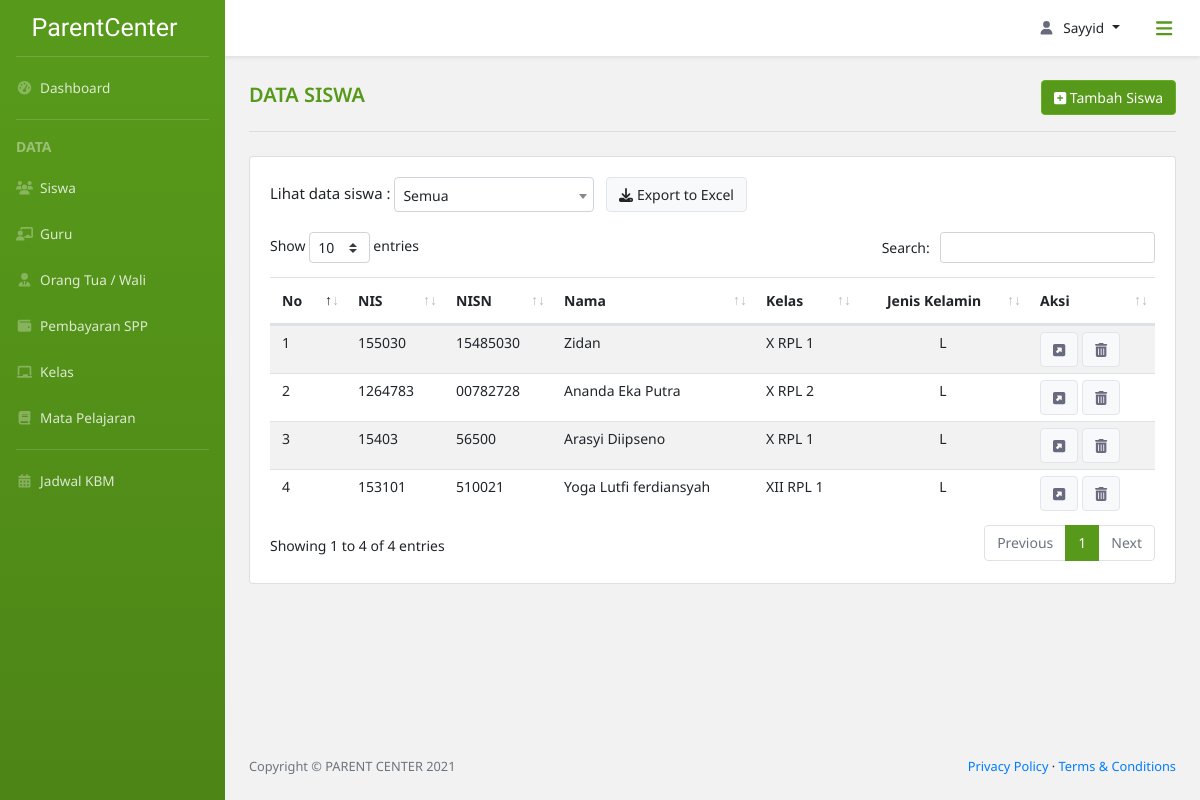
/data_siswa/ (signed in), run on the app's committed database.
### parent_center_app/models.py (models this page shows, shortened)
class Siswa(models.Model):
    nis = models.CharField(max_length=15, null=True)
    nisn = models.CharField(max_length=15, null=True)
    id_siswa = models.CharField(max_length=30,
                                primary_key=True,
                                unique=True,
                                default=custom_siswa,
                                editable=False)
    nama = models.CharField(max_length=50)
    tpt_lahir = models.CharField(max_length=50)
    tgl_lahir = models.DateField(default=date.today)
    agama = models.CharField(max_length=15)
    class jns_kelamin(models.TextChoices):
        P = 'Perempuan'
        L = 'Laki-Laki'
    jns_kelamin = models.CharField(max_length=10,
                                   choices=jns_kelamin.choices,
                                   default=jns_kelamin.L)
    no_tlp = models.CharField(max_length=13, null=True)
    alamat = models.TextField(null=True)
    id_kelas = models.ForeignKey(Kelas, null=True, on_delete=models.SET_NULL)

class Kelas(models.Model):
    id_kelas = models.CharField(max_length=10,
                                primary_key=True,
                                unique=True,
                                default=custom_kelas,
                                editable=False)
    class rentang_kelas(models.TextChoices):
        X = 'X'
        XI = 'XI'
        XII = 'XII'
    kelas = models.CharField(max_length=3,
                             choices=rentang_kelas.choices,
                             default=rentang_kelas.X)
    class jurusan(models.TextChoices):
        TITL = 'Teknik Intalasi Tenaga Listrik'
        TP = 'Teknik Pemesinan'
        TKR = 'Teknik Kendaraan Ringan'
        TKJ = 'Teknik Komputer Jaringan'
        RPL = 'Rekayasa Perangkat Lunak'
        TBSM = 'Teknik dan Bisnis Sepeda Motor'
    jurusan = models.CharField(max_length=30,
                               choices=jurusan.choices,
                               default=jurusan.TITL)
    no_kelas = models.SmallIntegerField(default=1)

### parent_center_app/views.py (the view)
# urls.py: path('data_siswa/', views.dataSiswa, name='data siswa'),
@login_required(login_url='login')
def dataSiswa(request):
    if level_permission(request, ['Admin']) is False:
        return redirect(level_login(request))
    else:
        siswas = Siswa.objects.all()
        kelass = Kelas.objects.all().order_by('kelas', 'jurusan', 'no_kelas')
        context = {
            'title': 'Data Siswa',
            'Siswas': siswas,
            'Kelass': kelass,
        }
        return render(request,
                      'parent_center_app/data_siswa.html',
                      context)

### parent_center_app/views.py (called while the page is built)
def level_permission(current_user, level: list) -> bool:
    if current_user.user.extenduser.user_level in level:
        return True
    else:
        return False

### parent_center_app/templates/parent_center_app/Data_siswa.html (shortened to what this page needs)
{% extends 'parent_center_app/base.html' %}
{% block breadcrumb %}
<div class="row d-flex pt-4 div-tambah">
    <div class="col-lg-7 col-sm-6">
        <div class="div-title">
            <span class="title-content">{{title}}</span>
        </div>
    </div>
    <div class="col-lg-5 col-sm-6 align-self-center text-right">
        <a class="btn btn-light btn-tambah" href="{% url 'tambah siswa' %}"><i class="fas fa-plus-square"></i> Tambah Siswa</a>
    </div>
</div>
<hr class="dropdown-divider hr-title mb-4 mx-4 mt-3">
{% endblock breadcrumb %}
{% block content %}
    <div class="row">
        <div class="col-lg-12">
            <div class="card">
                <div class="card-body card-dashboard">
                    <div class="row mx-0">
                        <div class="col-lg-12 px-0 div-sort">
                            Lihat data siswa :
                            <button class="btn btn-light ml-2 btn-export"><i class="fas fa-download"></i> Export to Excel</button>
                        </div>
                    </div>
                    <div class="table-responsive table-siswa">
                        <table class="table table table-striped table-siswa" id="table-custom">
                            <thead>
                                <tr>
                                    <th scope="col">No</th>
                                    <th scope="col">NIS</th>
                                    <th scope="col">NISN</th>
                                    <th scope="col">Nama</th>
                                    <th scope="col">Kelas</th>
                                    <th scope="col" class="text-center">Jenis Kelamin</th>
                                    <th scope="col">Aksi</th>
                                </tr>
                            </thead>
                            <tbody>
                                {% for siswa in Siswas %}
                                <tr>
                                    <td>{{forloop.counter}}</td>
                                    <td>{{siswa.nis}}</td>
                                    <td>{{siswa.nisn}}</td>
                                    <td>{{siswa.nama}}</td>
                                    <td>
                                        {{siswa.id_kelas.kelas}}
                                            {% if siswa.id_kelas.jurusan == "Rekayasa Perangkat Lunak" %}
                                                RPL
                                            {% elif siswa.id_kelas.jurusan == "Teknik Komputer Jaringan" %}
                                                TKJ
                                            {% elif siswa.id_kelas.jurusan == "Teknik Intalasi Tenaga Listrik" %}
                                                TITL
                                            {% elif siswa.id_kelas.jurusan == "Teknik Pemesinan" %}
                                                TP
                                            {% elif siswa.id_kelas.jurusan == "Teknik Kendaraan Ringan" %}
                                                TKR
                                            {% else %}
                                                TBSM
                                            {% endif %}
                                        {{ siswa.id_kelas.no_kelas }}
                                    </td>
                                    <td class="text-center">
                                        {% if siswa.jns_kelamin == "Laki-Laki" %}
                                            L
                                        {% else %}
                                            P
                                        {% endif %}
                                    </td>
                                    <td>
                                        <a class="btn btn-light" href="{% url 'detail siswa' pk=siswa.pk %}"><i class="fas fa-external-link-square-alt"></i></a>
                                        <button class="btn btn-light" type="button" data-toggle="modal" data-target="#modal_hapus">
                                            <i class="fas fa-trash-alt"></i>
                                        </button>
                                    </td>
                                </tr>
                                {% endfor %}
                            </tbody>
                        </table>
                    </div>
                </div>
            </div>
        </div>
    </div>
{% endblock content %}

### parent_center_app/templates/parent_center_app/base.html (shortened to what this page needs)
{% load static %}
<!DOCTYPE html>
<html lang="en">
    <head>
        <link href="{% static 'parent_center_app/assets/css/bootstrap-toggle.min.css' %}" rel="stylesheet">
        <link href="{% static 'parent_center_app/assets/css/style-custom.css' %}" rel="stylesheet" />
        <link href="{% static 'parent_center_app/assets/css/styles.css' %}" rel="stylesheet" />
        <link rel="stylesheet" type="text/css" href="{% static 'parent_center_app/assets/css/dataTables.bootstrap4.min.css' %}"/>
        <link href="{% static 'parent_center_app/vendor/fontawesome-free/css/all.min.css' %}" rel="stylesheet" type="text/css">
        <link href="//cdn.jsdelivr.net/npm/select2@4.1.0-rc.0/dist/css/select2.min.css" rel="stylesheet" />
    </head>
    <body class="sb-nav-fixed">
        <nav class="sb-topnav navbar navbar-expand navbar-dark bg-putih shadow-sm">
            <button class="btn btn-link btn-sm order-1 rounded-circle" id="sidebarToggle" href="#"><i class="fas fa-bars fa-lg"></i></button>
            <ul class="navbar-nav ml-auto md-0 mr-2">
                <li class="nav-item dropdown">
                    <a class="nav-link dropdown-toggle" id="userDropdown" href="#" role="button" data-toggle="dropdown" aria-haspopup="true" aria-expanded="false"><i class="fas fa-user fa-fw"></i>{{ request.user }}</a>
                </li>
            </ul>
        </nav>
        <div id="layoutSidenav">
            <div id="layoutSidenav_nav">
                <nav class="sb-sidenav accordion bg-green" id="sidenavAccordion">
                    <div class="sb-sidenav-menu">
                        <div class="nav">
                            <a class="navbar-brand d-flex align-self-center align-items-center" href="/dashboard_admin">
                                ParentCenter
                            </a>
                            <div class="dropdown-divider mx-3 mt-0"></div>
                            <a class="nav-link" href="/dashboard_admin">
                                <i class="fas fa-fw fa-tachometer-alt"></i>&nbsp;
                                Dashboard
                            </a>
                            <div class="dropdown-divider mx-3"></div>
                            <div class="dropdown-header">
                                DATA
                            </div>
                            <a class="nav-link" href="/data_siswa">
                                <i class="fas fa-fw fa-users"></i>&nbsp;
                                Siswa
                            </a>
                            <a class="nav-link" href="/data_guru">
                                <i class="fas fa-fw fa-chalkboard-teacher"></i>&nbsp;
                                Guru
                            </a>
                            <a class="nav-link" href="/data_orangtua">
                                <i class="fas fa-fw fa-user-tie"></i>&nbsp;
                                Orang Tua / Wali
                            </a>
                            <a class="nav-link" href="/cari_spp">
                                <i class="fas fa-fw fa-wallet"></i>&nbsp;
                                Pembayaran SPP
                            </a>
                            <a class="nav-link" href="/data_kelas">
                                <i class="fas fa-fw fa-chalkboard"></i>&nbsp;
                                Kelas
                            </a>
                            <a class="nav-link" href="/data_mapel">
                                <i class="fas fa-fw fa-book"></i>&nbsp;
                                Mata Pelajaran
                            </a>
                            <div class="dropdown-divider mx-3"></div>
                            <a class="nav-link" href="/jadwal_kbm">
                                <i class="fas fa-fw fa-calendar-alt"></i>&nbsp;
                                Jadwal KBM
                            </a>
                        </div>
                    </div>
                </nav>
            </div>
            <div id="layoutSidenav_content">
                <main>
                    <div class="container-fluid px-0">
                        {% block breadcrumb %}
                        {% endblock breadcrumb %}
                        {% block content %}
                        {% endblock content %}
                    </div>
                </main>
                <footer class="py-4 bg-grey mt-auto">
                    <div class="container-fluid">
                        <div class="d-flex align-items-center justify-content-between small">
                            <div class="text-muted">Copyright &copy; PARENT CENTER 2021</div>
                            <div>
                                <a href="/privacy-policy">Privacy Policy</a>
                                &middot;
                                <a href="/terms-condition">Terms &amp; Conditions</a>
                            </div>
                        </div>
                    </div>
                </footer>
            </div>
        </div>
    </body>
</html>

### parent_center_app/static/parent_center_app/assets/css/style-custom.css (style rules this page uses)
* { font-family: 'Noto Sans', sans-serif; }
body { background-color: #f2f2f2!important; }
#userDropdown svg { margin-right: .5rem; }
#userDropdown { text-transform: capitalize; }
a#userDropdown.nav-link.dropdown-toggle::after { margin-left: .5rem!important; }
.bg-putih { background-color: #fff; }
.bg-green { background-color: #57991a; background-image: linear-gradient(180deg,#57991a 10%,#4d8517 100%); background-size: cover; }
.sb-sidenav-menu a.nav-link { color: rgba(255,255,255,.8)!important; }
.sb-sidenav-menu a.nav-link svg { color: rgba(255,255,255,.3)!important; }
.navbar-nav a, #ddUser .dropdown-item { color: #212529!important; }
.navbar-nav a svg, .card-dashboard svg { color: #686a7d!important; }
.sb-sidenav .dropdown-divider { border-color: rgba(255,255,255,.15); }
.sb-sidenav .dropdown-header { color: rgba(255,255,255,.4); }
#sidebarToggle { height: 2.5rem!important; width: 2.5rem!important; font-weight: 400!important; color: #57991a!important; }
.navbar-brand { height: 56px; color: #fff; font-family: 'Satisfy', cursive!important; font-size: 25px!important; }
.sb-nav-fixed .sb-topnav { z-index: 1038!important; }
.sb-nav-fixed #layoutSidenav #layoutSidenav_nav .sb-sidenav { padding-top: 0!important; }
.dropdown-header { padding-left: 1rem!important; font-weight: bold; }
.sb-sidenav-menu, .sb-topnav.navbar, #ddUser .dropdown-item { font-size: 13.6px; }
.nav-link { padding: 12.8px 16px!important; }
.title-content { font-size: 20px; font-weight: 600; color: #57991a; text-transform: uppercase; }
.hr-title { border-color: #ddd!important; border-width: 2px; }
.card-dashboard, #btn-jadwal, .dropdown-jadwal .dropdown-item { font-size: 15px!important; }
.card-dashboard .row { margin-bottom: 1.25rem; }
#table-custom_wrapper *, .table-custom-dashboard * { font-size: 14px; }
.container-fluid .row { margin-left: .75rem; margin-right: .75rem; }
.table-siswa tbody tr td { padding: 6px 12px; }
.btn-tambah.btn-light { background-color: #57991a!important; border-color: #66ad1f!important; font-size: 14px!important; color: #fff!important; }
.div-sort * { font-size: 14px!important; color: #212529; }
.btn-light { border: 1px solid #e2e6ea!important; }

### data on the page
Siswa: nis "155030", nisn "15485030", nama "Zidan", id_kelas.kelas "X", shows "RPL", id_kelas.no_kelas "1", jns_kelamin "L"
Siswa: nis "1264783", nisn "00782728", nama "Ananda Eka Putra", id_kelas.kelas "X", shows "RPL", id_kelas.no_kelas "2", jns_kelamin "L"
Siswa: nis "15403", nisn "56500", nama "Arasyi Diipseno", id_kelas.kelas "X", shows "RPL", id_kelas.no_kelas "1", jns_kelamin "L"
Siswa: nis "153101", nisn "510021", nama "Yoga Lutfi ferdiansyah", id_kelas.kelas "XII", shows "RPL", id_kelas.no_kelas "1", jns_kelamin "L"

### other printed values
{{ request.user }} "Sayyid"
{{ title }} "DATA SISWA"
